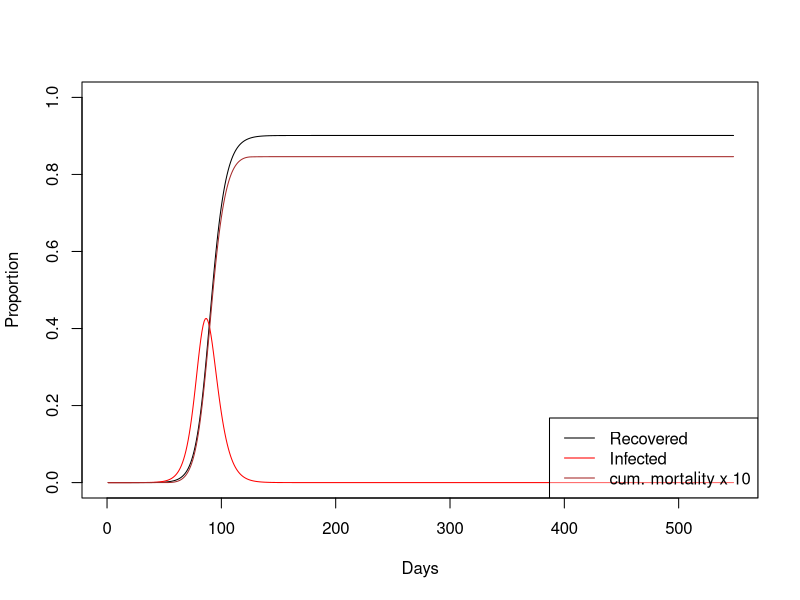
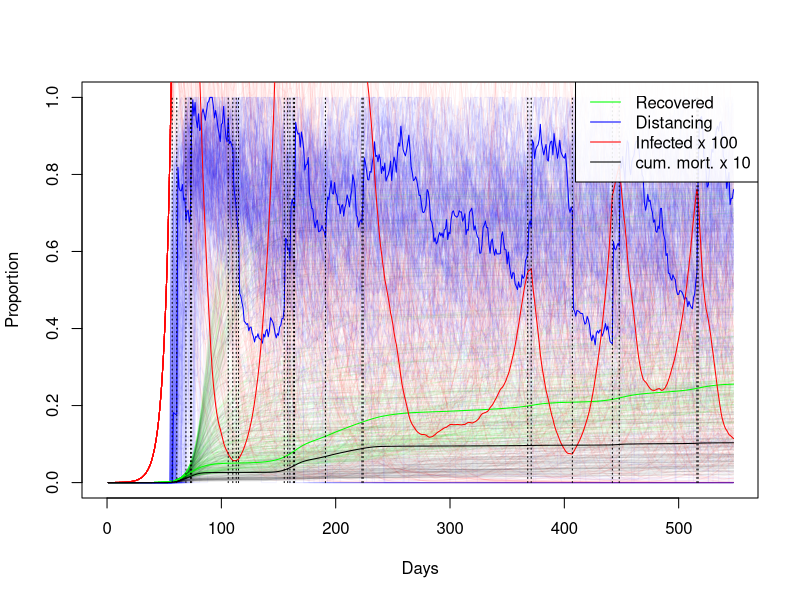
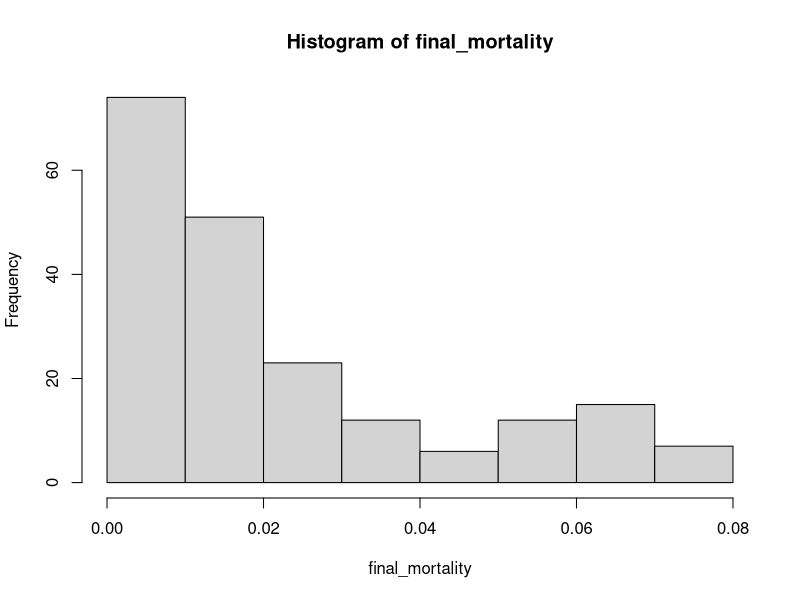

The R script that drew these images, in order:
## Simulation of management of Covid-19 outbreak in the UK.
library(nleqslv) # nonlinear solver

# Parameters (unit: days)
incubation_time <- 5.1 # Ferguson et al. 
incubation_time <- incubation_time +1 # fudge to reproduce R0 and generation time 
start_trans_symp <- incubation_time - 0.5 # Ferguson et al. 
start_trans_asymp <- start_trans_symp # Ferguson et al. 
prop_symptoms <- 0.2 # https://www.thelancet.com/journals/lancet/article/PIIS0140-6736(20)30567-5/fulltext
#prop_symptoms <- 1/3 # Ferguson et al. 
prop_critical <- 0.06 # To be implemented # https://www.thelancet.com/journals/lancet/article/PIIS0140-6736(20)30567-5/fulltext
mean_generation_time <- 6.5 # Ferguson et al. 
#generation_time_alpha <- 3 # shape parameter of an assumed gamma distribution, https://academic.oup.com/biostatistics/article/12/2/303/280518
generation_time_alpha <- 2 # 1 # shape parameter of an assumed gamma distribution, fudge to reproduce r
R0 <- 2.4 # Ferguson et al. 
inf_symp_asymp_ratio <- 2  # Ferguson et al.  
UK_population_size <- 66.44e6
pop_size <- UK_population_size

case_fatality_rate_1 <- 0.009 # hospitals below capacity # to be implemented...
case_fatality_rate_2 <- 0.09 # hospitals over capacity # to be implemented...
hospitalization_rate <- 0.044 # to be implemented...
critical_care_rate <- 0.044 * 0.3 # to be implemented...
critical_care_hospital_time <- 10
hospital_load_factor <- 
  critical_care_rate * critical_care_hospital_time / 
  mean_generation_time
critical_care_beds <- 8175 # uk number of respirators 
## Threshold for proportion infected:
critical_care_beds / (hospital_load_factor * pop_size) 

# ## Check:
# r <- (R0^(1/generation_time_alpha)-1) * generation_time_alpha/mean_generation_time;
# # linear growth rate
# r
# # doubling time
# #exp(r*T_double)==2 -> T_double == log(2)/r
# log(2)/r

policy_intervention_rate <- 1/6 # https://lab.gedidigital.it/gedi-visual/2020/coronavirus-i-contagi-in-italia/




# Stages:
stages <- c(
  "S", # susceptible
  "Is1", # symptomatic infected no trans
  "Is2", # symptomatic infected trans
  "Ia1", # symptomatic asymptomatic no trans
  "Ia2", # symptomatic asymptomatic trans
  "R", # recovered or deceased
  c() )
n_stages <- length(stages)

# Infected stages
IStages <- c("Is1", "Is2", "Ia1", "Ia2")
# Infectious (test postive) stages
PStages <- c("Is2", "Ia2")


## Linear dynamics:
# We still need to adjust two parameters: 
# Is2_inf: infectiousness of Is2 srage (scales other stages)
# rec_rate: recovery rate of transmitting individuals
# This adjustment is done such as fitting R0 and mean_generation_time

## The "survivial" part of the population matrix
SS_calc <- function(Is2_inf,rec_rate){
  SS <- matrix(0,nrow = n_stages,ncol= n_stages,
               dimnames = list(Next=stages,Current=stages) )
  SS["S","S"] <- 1
  SS["Is2","Is1"] <- 1/start_trans_symp
  SS["Is1","Is1"] <- 1-1/start_trans_symp
  SS["Ia2","Ia1"] <- 1/start_trans_asymp
  SS["Ia1","Ia1"] <- 1-1/start_trans_asymp
  SS["R","Ia2"] <- rec_rate
  SS["Ia2","Ia2"] <- 1-rec_rate
  SS["R","Is2"] <- rec_rate
  SS["Is2","Is2"] <- 1-rec_rate
  SS["R","R"] <- 1
  return(SS)
}

## Density indepent factor of the "fertility" (= transmission) matrix
FF0_calc <- function(Is2_inf,rec_rate){
  FF0 <- matrix(0,nrow = n_stages,ncol= n_stages,
                dimnames = list(Next=stages,Current=stages) )
  FF0["Is1","Is2"] <- Is2_inf * prop_symptoms 
  FF0["Ia1","Is2"] <- Is2_inf * (1-prop_symptoms)
  FF0["Is1","Ia2"] <- Is2_inf * prop_symptoms  / inf_symp_asymp_ratio
  FF0["Ia1","Ia2"] <- Is2_inf * (1-prop_symptoms)  / inf_symp_asymp_ratio
  return(FF0)
}

## Calculate the "fertility" (= transmission) part of the population matrix
FF_calc <- function(Is2_inf,rec_rate){
  FF0 <- FF0_calc(Is2_inf,rec_rate)
  return(FF0 * pop_size)
}

eigenvalue_index <- function(eig_values){
  w <- which(abs(eig_values)==eig_values & eig_values != 1)
  return(w[which.max(eig_values[w])])
}

get_mean_generation_time <- function(SS,FF){
  # See page 842 of Bienvenu, F.; Legendre, S. (2015). "A New Approach to the Generation Time in Matrix Population Models" (PDF). The American Naturalist. 185 (6): 834–843. doi:10.1086/681104. PMID 25996867.
  L <- SS+FF
  eig <- eigen(L)
  i <- eigenvalue_index(eig$values)
  w <- eig$vectors[,i]
  t_eig <- eigen(t(L))
  j <- min(which(abs(t_eig$values - eig$values[i])<1e-10))
  v <- t_eig$vectors[,j]
  if(abs(t(v) %*% w)<1e-10) {
    print(c(i,j))
    print(eig$values)
    print(t_eig$values)
    print(w)
    print(v)
    stop("Potential eigenvector index mixup")
  }
  T_gen <- 1 + (t(v) %*% SS %*% w) / (t(v) %*% FF %*% w) 
  return(T_gen)
}

R0_and_Tgen <- function(SS,FF){
  L <- SS + FF
  Tgen <- get_mean_generation_time(SS,FF)
  eig <- eigen(L[IStages,IStages])
  i <- eigenvalue_index(eig$values)
  r <- log(eig$values[i])
  # https://beast.community/estimating_R0
  # https://www.sciencedirect.com/science/article/pii/S1755436518300847
  generation_time_beta <- generation_time_alpha / Tgen
  R0 <- (1+r/generation_time_beta)^generation_time_alpha
  return(c(R0,Tgen))
}

R0_and_Tgen_diff <- function(x){
  as.numeric(
    with(as.list(x),
         R0_and_Tgen(SS_calc(Is2_inf,rec_rate),FF_calc(Is2_inf,rec_rate)) - 
           c(R0,mean_generation_time) ))
}
initialGuess <- c(Is2_inf=5.234017e-07/20,rec_rate=0.01 )
# #Tests
# with(as.list(initialGuess),
#      SS_calc(Is2_inf,rec_rate)+FF_calc(Is2_inf,rec_rate))
# with(as.list(initialGuess),
#      get_mean_generation_time(SS_calc(Is2_inf,rec_rate),FF_calc(Is2_inf,rec_rate)))
# with(as.list(initialGuess),
#      R0_and_Tgen(SS_calc(Is2_inf,rec_rate),FF_calc(Is2_inf,rec_rate)))
R0_and_Tgen_diff(initialGuess)

## Find parameters to fit R0 and generation time
fit <- nleqslv(initialGuess,R0_and_Tgen_diff);
fit$message  # should be "Function criterion near zero" or "x-values within tolerance 'xtol'"
fit$x
## double check
with(as.list(fit$x),
     R0_and_Tgen(SS_calc(Is2_inf,rec_rate),FF_calc(Is2_inf,rec_rate)))

SS <- with(as.list(fit$x),SS_calc(Is2_inf,rec_rate))
FF <- with(as.list(fit$x),FF_calc(Is2_inf,rec_rate))
FF0 <- with(as.list(fit$x),FF0_calc(Is2_inf,rec_rate))
L <- SS + FF

  
IStages <- c("Is1", "Is2", "Ia1", "Ia2")
#get_mean_generation_time(SS[IStages,IStages],FF[IStages,IStages])
linear_growth_rate <- # linear growth rate r should be around 0.2
  log(eigen(L[IStages,IStages])$values[1]) 
linear_growth_rate

# Non-linear dynamics
n_steps <- 365 * 1.5
state <- matrix(0, nrow=n_steps+1, ncol=n_stages)
colnames(state) <- stages
S_index <- which(stages == "S")
state[1,"Ia1"] <- 100
state[1,"S"] <- pop_size - state[1,"Ia1"]
deaths <- rep(NA,n_steps+1) # deaths per step
deaths[1] <- 0

compute_deaths <- function(state_snippet){
  total_infected <- sum(state_snippet[1,IStages])
  respirator_demand <- hospital_load_factor * total_infected
  with_respirator <- min(critical_care_beds, respirator_demand)
  without_respirator <- respirator_demand - with_respirator
  fatality_rate <-
    (with_respirator * case_fatality_rate_1 + without_respirator * case_fatality_rate_2)/
    respirator_demand
  rec <- state_snippet[2,"R"] - state_snippet[1,"R"]
  deaths <- rec * fatality_rate
  return(deaths)
}

## Simulate without policy interventions
plot(c(0),type="n",ylim=c(0,1),xlim=c(0,n_steps),xlab="Days",ylab="Proportion")
for(i in 1:n_steps){
  Lx <- SS + FF0 * state[i,"S"]
  state[i+1,] <- Lx %*% state[i,]
  state[i+1,"S"] <- pop_size - sum(state[i+1,-S_index])
  deaths[i+1] <- compute_deaths(state[c(0,1)+i,])
}
lines((state[,"R"]-cumsum(deaths))/pop_size,col="black",type="l")
lines(rowSums(state[,IStages])/pop_size,col="red",type="l")
lines(cumsum(deaths)/pop_size*1e1,col="brown",type="l")
legend(x="bottomright",
       legend = c("Recovered","Infected","cum. mortality x 10"),
       col=c("black","red","brown"),lty=1,bg=rgb(1,1,1,alpha = 0.4))

## Simulate policy interventions with uncertainty
dfac <- rep(NA,n_steps+1) # social distancing factor, the controll parameter
dfac[1] <- 1 # social distancing factor, the controll parameter
growth_rate <- linear_growth_rate
n_runs <- 200
if(!exists("plotting")) plotting <- TRUE # set to FALSE if plotting takes too much time
other_runs_transparency <- 10/n_runs
# plot(c(0),type="n",ylim=c(0,1),xlim=c(0,n_steps),ylab="Proportion immunized",xlab="Days")
# plot(c(0),type="n",ylim=c(0,1),xlim=c(0,n_steps),ylab="Social Distancing Factor",xlab="Days")
# plot(c(0),type="n",ylim=c(0,1),xlim=c(0,n_steps),ylab="Proportion infected",xlab="Days")
plot(c(0),type="n",ylim=c(0,1),xlim=c(0,n_steps),xlab="Days",ylab="Proportion")
final_mortality <- rep(NA,n_runs)
final_immunization <- rep(NA,n_runs)
for(run in 1:n_runs){
  policy_intervention_times <- c()
  for(i in 1:n_steps){
    dfac[i+1] <- 1-exp(min(0,(log(1-dfac[i])+rnorm(1,-1/(30*6),1/30)))) # decline of compliance
    if(runif(1)< policy_intervention_rate){# adjust policy:
      if(state[i,"Is2"]/pop_size > 0.0005 && growth_rate > 0){ # more measures
        dfac[i+1] <- dfac[i+1] * runif(1,0.2,1) # outcome is uncertain
        policy_intervention_times <-
          append(policy_intervention_times,i)
      }else if(dfac[i+1] < 1 && state[i,"Is2"]/pop_size < 0.0001 && growth_rate <  0){ # less measures
        # current_R <- R0_and_Tgen(SS,FF0 * state[i,"S"] * dfac[i])[1]
        # if(is.na(current_R) || current_R < 1){
          dfac[i+1] <- min(1,dfac[i+1]*runif(1,1,2)) # outcome uncertain
          policy_intervention_times <-
            append(policy_intervention_times,i)
        # }
      }
    }
    Lx <- SS + FF0 * state[i,"S"] * dfac[i+1]
    state[i+1,] <- Lx %*% state[i,]
    state[i+1,"S"] <- pop_size - sum(state[i+1,-S_index])
    deaths[i+1] <- compute_deaths(state[c(0,1)+i,])
    growth_rate <- log(sum(state[i+1,PStages])/sum(state[i,PStages]))
  }
  if(plotting || run == n_runs){
    line_alpha <- ifelse(run > n_runs-1,1,other_runs_transparency)*255
    plotcol <- do.call(rgb,as.list(c(col2rgb("green"),alpha=line_alpha,max = 255)))
    lines((state[,"R"]-cumsum(deaths))/pop_size,col=plotcol,type="l")
    plotcol <- do.call(rgb,as.list(c(col2rgb("blue"),alpha=line_alpha,max = 255)))
    lines(1-dfac,col=plotcol,type="l")
    plotcol <- do.call(rgb,as.list(c(col2rgb("red"),alpha=line_alpha,max = 255)))
    lines(100*rowSums(state[,IStages])/pop_size,col=plotcol,type="l")
    plotcol <- do.call(rgb,as.list(c(col2rgb("black"),alpha=line_alpha,max = 255)))
    lines(cumsum(deaths)/pop_size * 1e1,col=plotcol,type="l")
  }
  final_mortality[run] <- sum(deaths)/pop_size
  final_immunization[run] <- 
    (state[n_steps,"R"]-sum(deaths))/(pop_size-sum(deaths))
}
for(t in policy_intervention_times){
  lines(c(t,t),c(0,1), col="black", lty=3)
}
legend(x="topright",
       legend = c("Recovered","Distancing","Infected x 100","cum. mort. x 10"),
       col=c("green","blue","red","black"),lty=1,bg=rgb(1,1,1,alpha = 0.9))
#plot(final_immunization,final_mortality,pch="+",cex=0.3)
hist(final_mortality)
